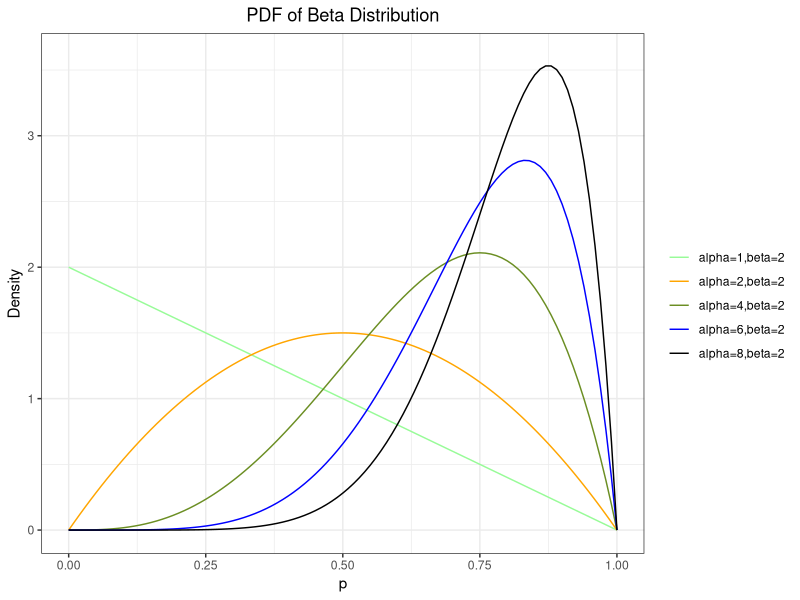
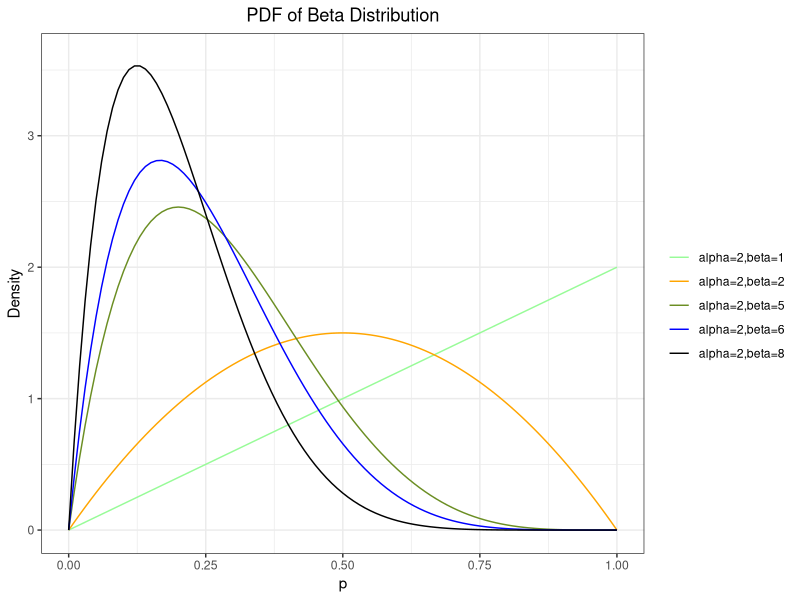
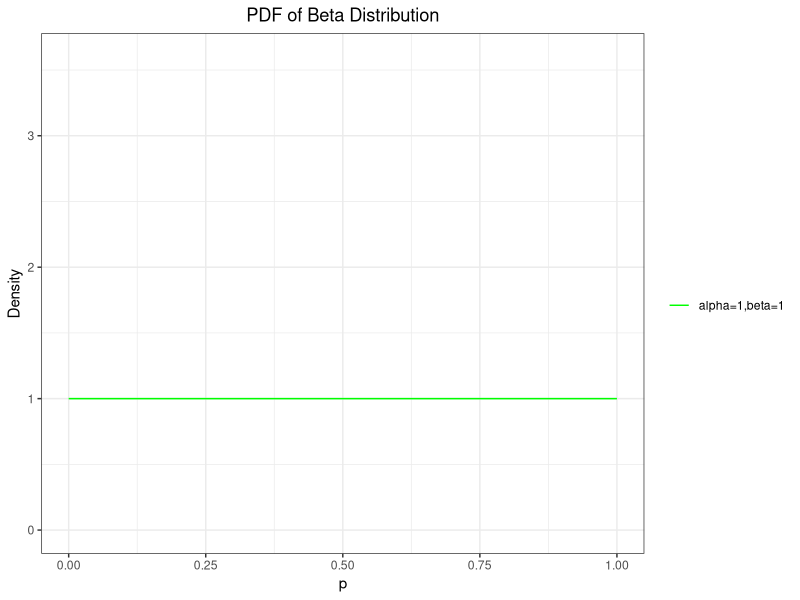
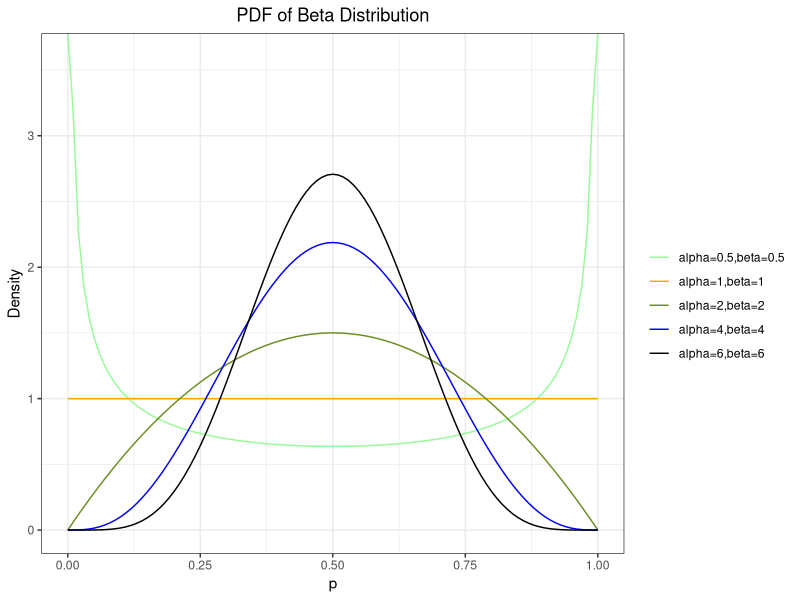
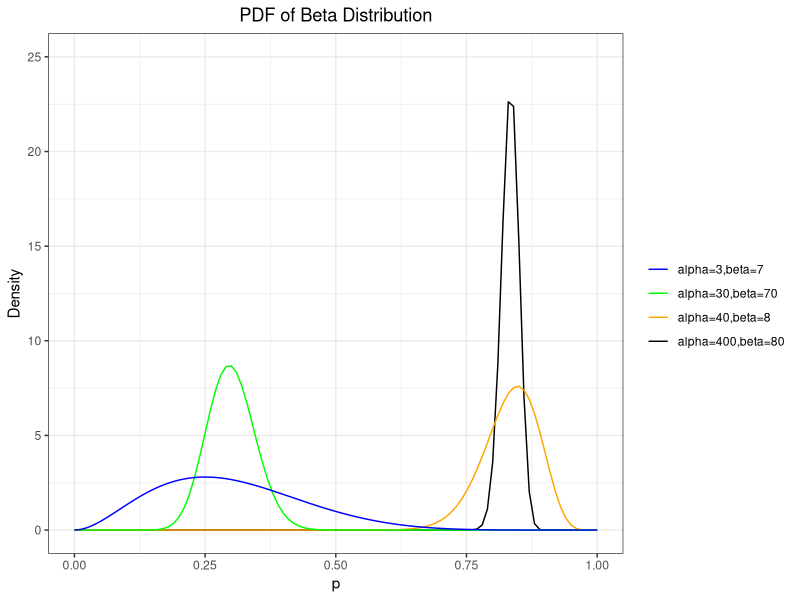
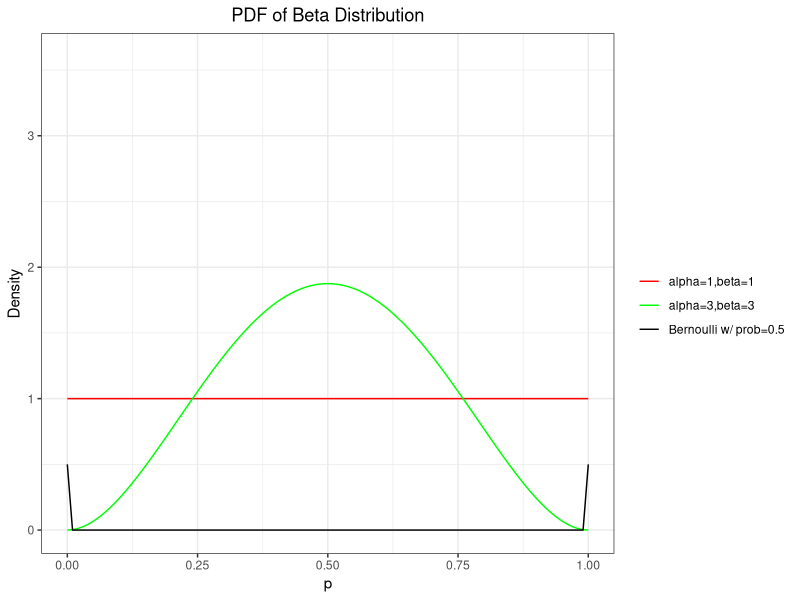
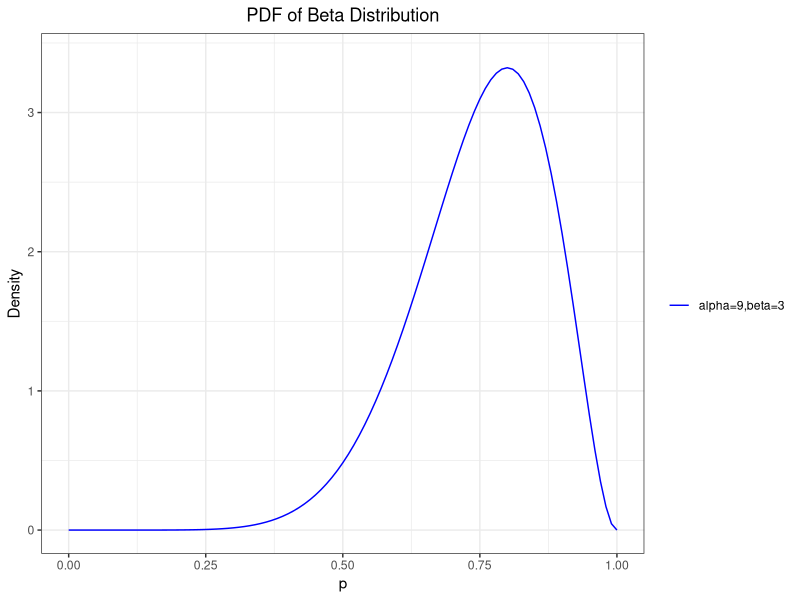

These charts were generated, in order, by the following R code:
## ---- chunk 1
library(ggplot2)
## ---- chunk 2
p <- seq(0,1,by=0.2)

df <- data.frame(p)
ggplot(data=df, aes(x=p))+
  stat_function(fun=dbeta, args=list(shape1=1, shape2=2), aes(colour = "alpha=1,beta=2")) + 
  stat_function(fun=dbeta, args=list(shape1=2, shape2=2), aes(colour = "alpha=2,beta=2")) +
  stat_function(fun=dbeta, args=list(shape1=4, shape2=2), aes(colour = "alpha=4,beta=2")) +
  stat_function(fun=dbeta, args=list(shape1=6, shape2=2), aes(colour = "alpha=6,beta=2")) +
  stat_function(fun=dbeta, args=list(shape1=8, shape2=2), aes(colour = "alpha=8,beta=2")) +
  scale_y_continuous(limits=c(0,3.6)) +
  scale_colour_manual("", values = c("palegreen", "orange", "olivedrab", "blue", "black")) + 
  ylab("Density") +
  ggtitle("PDF of Beta Distribution") + 
  theme_bw() + 
  theme(plot.title = element_text(hjust = 0.5))
## ---- chunk 3
ggplot(data=df, aes(x=p))+
  stat_function(fun=dbeta, args=list(shape1=2, shape2=1), aes(colour = "alpha=2,beta=1")) + 
  stat_function(fun=dbeta, args=list(shape1=2, shape2=2), aes(colour = "alpha=2,beta=2")) +
  stat_function(fun=dbeta, args=list(shape1=2, shape2=5), aes(colour = "alpha=2,beta=5")) +
  stat_function(fun=dbeta, args=list(shape1=2, shape2=6), aes(colour = "alpha=2,beta=6")) +
  stat_function(fun=dbeta, args=list(shape1=2, shape2=8), aes(colour = "alpha=2,beta=8")) +
  scale_y_continuous(limits=c(0,3.6)) +
  scale_colour_manual("", values = c("palegreen", "orange", "olivedrab", "blue", "black")) + 
  ylab("Density") +
  ggtitle("PDF of Beta Distribution") + 
  theme_bw() + 
  theme(plot.title = element_text(hjust = 0.5))
## ---- chunk 4
ggplot(data=df, aes(x=p))+
  stat_function(fun=dbeta, args=list(shape1=1, shape2=1), aes(colour = "alpha=1,beta=1")) +
  scale_y_continuous(limits=c(0,3.6)) +
  scale_colour_manual("", values = c("green")) + 
  ylab("Density") +
  ggtitle("PDF of Beta Distribution") + 
  theme_bw() + 
  theme(plot.title = element_text(hjust = 0.5))
## ---- chunk 5
ggplot(data=df, aes(x=p))+
  stat_function(fun=dbeta, args=list(shape1=0.5, shape2=0.5), aes(colour = "alpha=0.5,beta=0.5")) + 
  stat_function(fun=dbeta, args=list(shape1=1, shape2=1), aes(colour = "alpha=1,beta=1")) +
  stat_function(fun=dbeta, args=list(shape1=2, shape2=2), aes(colour = "alpha=2,beta=2")) +
  stat_function(fun=dbeta, args=list(shape1=4, shape2=4), aes(colour = "alpha=4,beta=4")) +
  stat_function(fun=dbeta, args=list(shape1=6, shape2=6), aes(colour = "alpha=6,beta=6")) +
  scale_y_continuous(limits=c(0,3.6)) +
  scale_colour_manual("", values = c("palegreen", "orange", "olivedrab", "blue", "black")) + 
  ylab("Density") +
  ggtitle("PDF of Beta Distribution") + 
  theme_bw() + 
  theme(plot.title = element_text(hjust = 0.5))
## ---- chunk 6
ggplot(data=df, aes(x=p))+
  stat_function(fun=dbeta, args=list(shape1=400, shape2=80), aes(colour = "alpha=400,beta=80")) + 
  stat_function(fun=dbeta, args=list(shape1=40, shape2=8), aes(colour = "alpha=40,beta=8")) +
  stat_function(fun=dbeta, args=list(shape1=30, shape2=70), aes(colour = "alpha=30,beta=70")) +
  stat_function(fun=dbeta, args=list(shape1=3, shape2=7), aes(colour = "alpha=3,beta=7")) +
  scale_y_continuous(limits=c(0,25)) +
  scale_colour_manual("", values = c("blue", "green", "orange", "black")) + 
  ylab("Density") +
  ggtitle("PDF of Beta Distribution") + 
  theme_bw() + 
  theme(plot.title = element_text(hjust = 0.5))
## ---- chunk 7
ggplot(data=df, aes(x=p))+
  stat_function(fun=dbeta, args=list(shape1=1, shape2=1), aes(colour = "alpha=1,beta=1")) +
  stat_function(fun=dbeta, args=list(shape1=3, shape2=3), aes(colour = "alpha=3,beta=3")) +
  stat_function(fun=dbinom, args=list(size=1, prob=0.5), aes(colour = "Bernoulli w/ prob=0.5")) + # bernoulli
  scale_y_continuous(limits=c(0,3.6)) +
  scale_colour_manual("", values = c("red","green","black")) + 
  ylab("Density") +
  ggtitle("PDF of Beta Distribution") + 
  theme_bw() + 
  theme(plot.title = element_text(hjust = 0.5))
## ---- chunk 8
ggplot(data=df, aes(x=p))+
  stat_function(fun=dbeta, args=list(shape1=9, shape2=3), aes(colour = "alpha=9,beta=3")) +
  scale_y_continuous(limits=c(0,3.4)) +
  scale_colour_manual("", values = c("blue")) + 
  ylab("Density") +
  ggtitle("PDF of Beta Distribution") + 
  theme_bw() + 
  theme(plot.title = element_text(hjust = 0.5))
